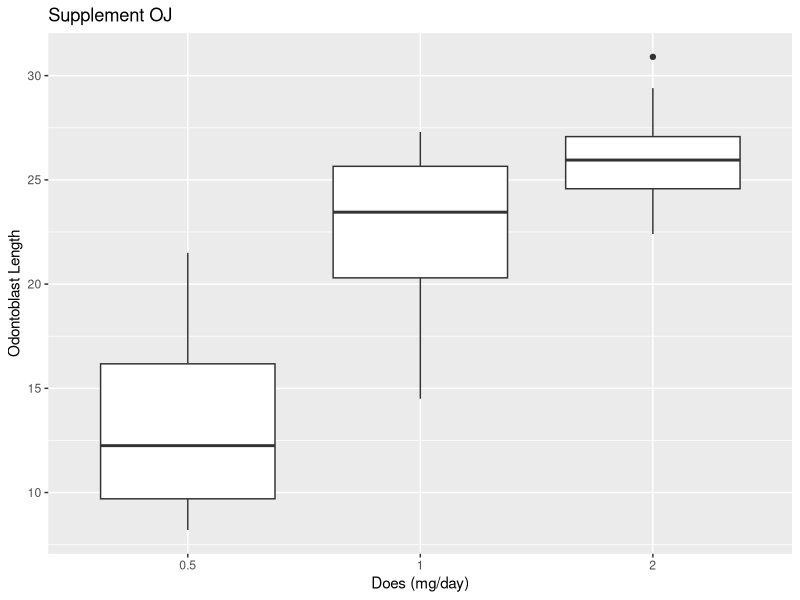
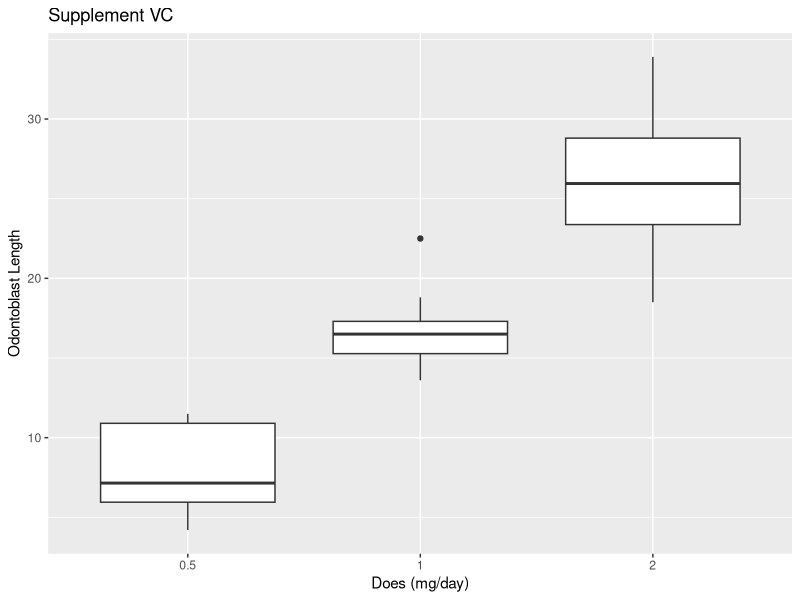
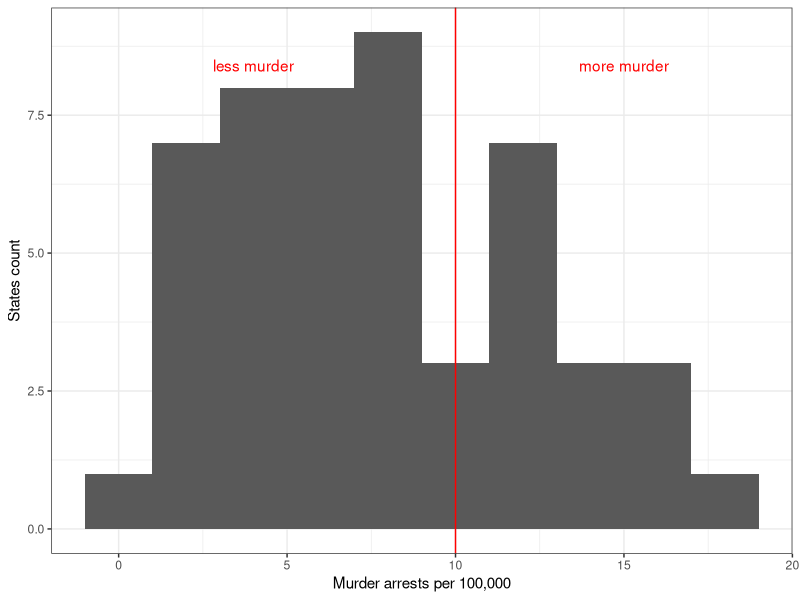
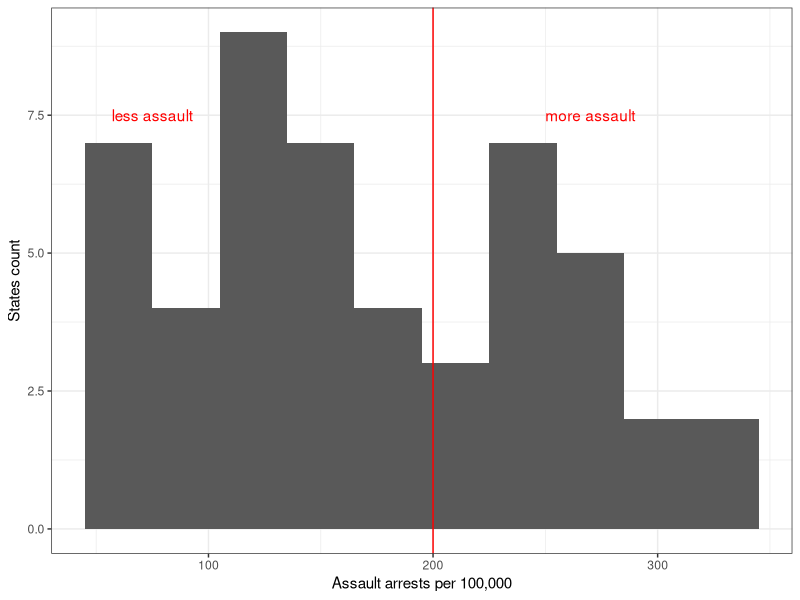
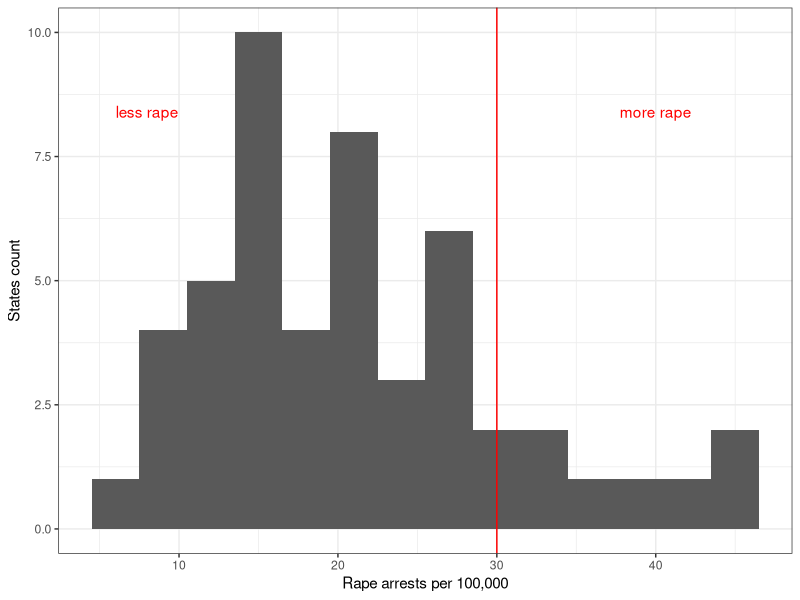
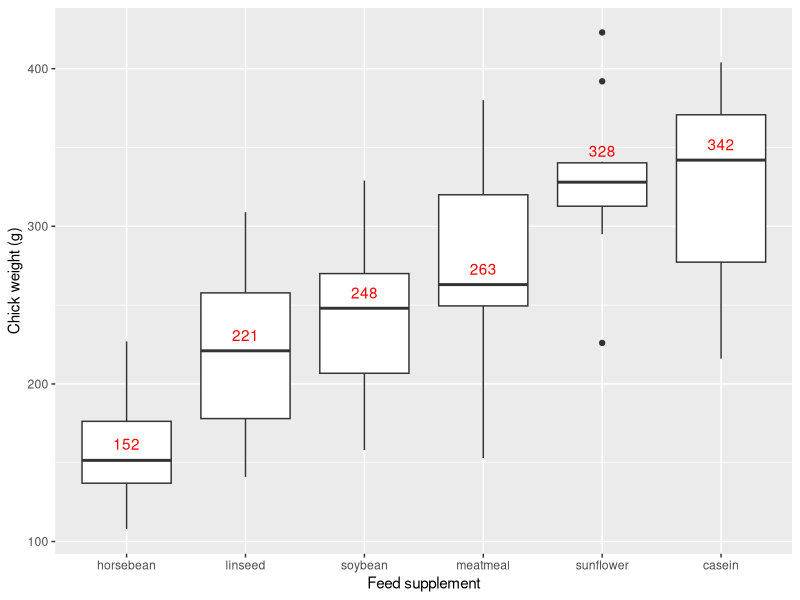

Recreate these plots in R, in order.
## ---- chunk 1
library(tidyverse)

data(ToothGrowth)
tooth <- as_tibble(ToothGrowth)

# graph #
tooth %>%
  filter(supp=='OJ') %>%
  ggplot() +
    geom_boxplot(mapping = aes(x=as.factor(dose), y=len)) +
    ggtitle('Supplement OJ') +
    xlab('Does (mg/day)') +
    ylab('Odontoblast Length')

tooth %>%
  filter(supp=='VC') %>%
  ggplot() +
    geom_boxplot(mapping = aes(x=as.factor(dose), y=len)) +
    ggtitle('Supplement VC') +
    xlab('Does (mg/day)') +
    ylab('Odontoblast Length')

# summary #
 (conclude <- tooth %>%
  group_by(supp,dose) %>%
  mutate(med=median(len), rang=max(len)-min(len)) %>%
  distinct(med, rang))
## ---- chunk 2
data(USArrests)
arrest <- as_tibble(USArrests)

# graph & summary #
arrest %>%
  ggplot() +
    geom_histogram(mapping = aes(x=Murder), binwidth = 2) +
    geom_vline(xintercept = 10, color='red') +
    annotate('text', label='less murder', x=4, y=8.4, color='red') +
    annotate('text', label='more murder', x=15, y=8.4, color='red') +
    xlab('Murder arrests per 100,000') +
    ylab('States count')+
    theme_bw()

m.less <- arrest %>% 
  filter(Murder <= 10) %>%  mutate(mean.less=mean(Murder)) %>% select(mean.less) %>% unique()
m.more <- arrest %>% 
  filter(Murder > 10) %>%  mutate(mean.more=mean(Murder)) %>% select(mean.more) %>% unique()

less.m <- arrest %>% filter(Murder <= 10) %>% mutate(mean.upop=mean(UrbanPop)) %>% select(mean.upop) %>% unique()
more.m <- arrest %>% filter(Murder > 10) %>% mutate(mean.upop=mean(UrbanPop)) %>% select(mean.upop) %>% unique()

arrest %>%
  ggplot() +
    geom_histogram(mapping = aes(x=Assault), binwidth = 30) +
    geom_vline(xintercept = 200, color='red') +
    annotate('text', label='less assault', x=75, y=7.5, color='red') +
    annotate('text', label='more assault', x=270, y=7.5, color='red') +
    xlab('Assault arrests per 100,000') +
    ylab('States count')+
    theme_bw()

a.less <- arrest %>% 
  filter(Assault <= 200) %>%  mutate(mean.less=mean(Assault)) %>% select(mean.less) %>% unique()
a.more <- arrest %>% 
  filter(Assault > 200) %>%  mutate(mean.more=mean(Assault)) %>% select(mean.more) %>% unique()

less.a <- arrest %>% filter(Assault <= 200) %>% mutate(mean.upop=mean(UrbanPop)) %>% select(mean.upop) %>% unique()
more.a <- arrest %>% filter(Assault > 200) %>% mutate(mean.upop=mean(UrbanPop)) %>% select(mean.upop) %>% unique()

arrest %>%
  ggplot() +
    geom_histogram(mapping = aes(x=Rape), binwidth = 3) +
    geom_vline(xintercept = 30, color='red') +
    annotate('text', label='less rape', x=8, y=8.4, color='red') +
    annotate('text', label='more rape', x=40, y=8.4, color='red') +
    xlab('Rape arrests per 100,000') +
    ylab('States count')+
    theme_bw()

r.less <- arrest %>% 
  filter(Rape <= 30) %>%  mutate(mean.less=mean(Rape)) %>% select(mean.less) %>% unique()
r.more <- arrest %>% 
  filter(Rape > 30) %>%  mutate(mean.more=mean(Rape)) %>% select(mean.more) %>% unique()

less.r <- arrest %>% filter(Rape <= 30) %>% mutate(mean.upop=mean(UrbanPop)) %>% select(mean.upop) %>% unique()
more.r <- arrest %>% filter(Rape > 30) %>% mutate(mean.upop=mean(UrbanPop)) %>% select(mean.upop) %>% unique()
## ---- chunk 3
data(chickwts)
chick <- as_tibble(chickwts)

# graph #
chick %>%
  ggplot() +
    geom_boxplot(mapping = aes(x=reorder(feed,weight,FUN=median), y=weight)) +
    xlab('Feed supplement') +
    ylab('Chick weight (g)') +
    annotate('text', label='152', x=1, y=162, color='red') +
    annotate('text', label='221', x=2, y=231, color='red') +
    annotate('text', label='248', x=3, y=258, color='red') +
    annotate('text', label='263', x=4, y=273, color='red') +
    annotate('text', label='328', x=5, y=348, color='red') +
    annotate('text', label='342', x=6, y=352, color='red')

# summary #
med <- chick %>% 
  group_by(feed) %>%
  mutate(med=median(weight)) %>% select(feed,med) %>% unique()
